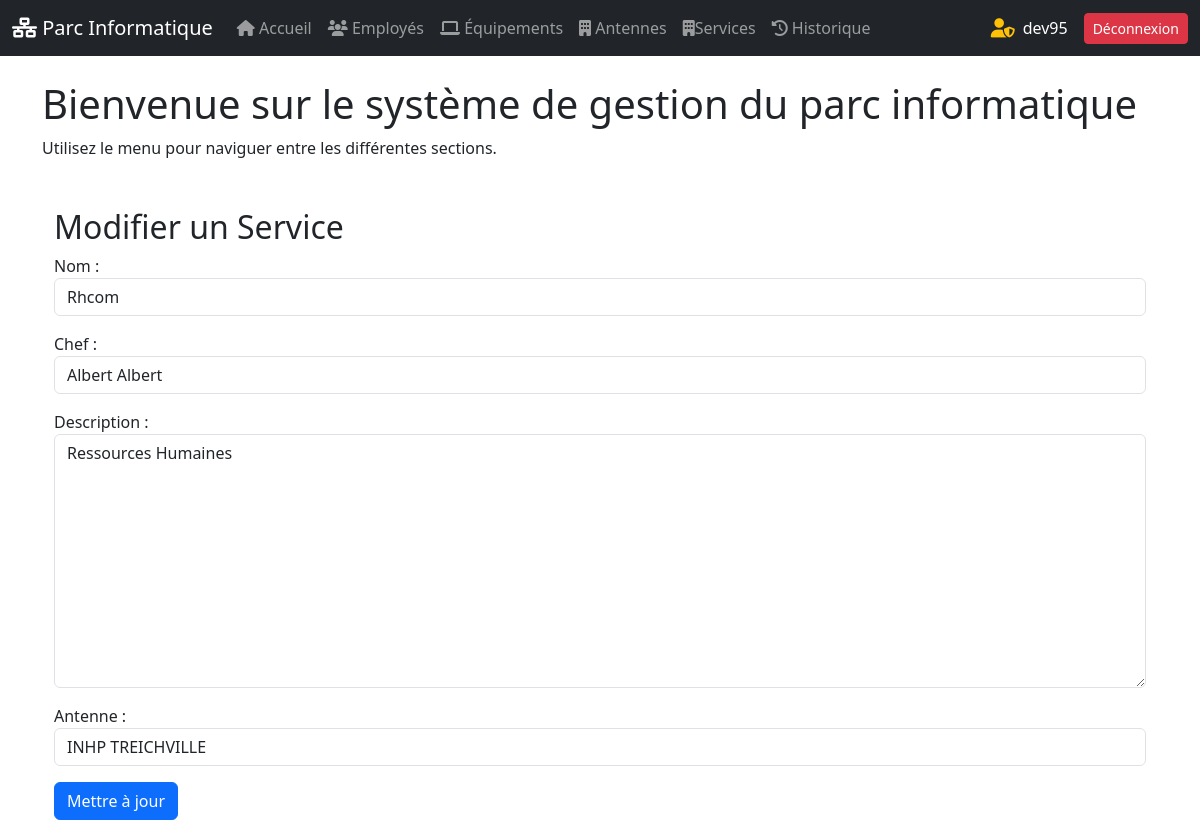
The app's page /services/2/edite (signed in) with its own data.
### gestion_parc/models.py (models this page shows, shortened)
class Service(models.Model):
    nom = models.CharField(max_length=100, unique=True)
    chef = models.CharField(max_length=100, unique=True)
    description = models.TextField()
    antenne = models.ForeignKey(Antenne, on_delete=models.CASCADE)

class Antenne(models.Model):
    nom = models.CharField(max_length=100, unique=True)
    ville = models.CharField(max_length=100)
    chef_antenne = models.CharField(max_length=110, unique=True)
    def __str__(self):
        return self.nom

### gestion_parc/views.py (the view)
# urls.py: path('services/<int:id>/edite', views.modifier_service, name='modifier_service'),
@login_required
def modifier_service(request, id):
    service = get_object_or_404(Service, pk=id)
    if request.method == 'POST':
        form = ServiceForm(request.POST, instance=service)
        if form.is_valid():
            form.save()
            messages.success(request, "Le service à été modifié avec succès")
            return redirect('liste_services')
    else:
        form = ServiceForm(instance=service)
    return render(request, 'gestion_parc/modifier_service.html', {'form': form})

### gestion_parc/forms.py
class ServiceForm(forms.ModelForm):
    class Meta:
        model = Service
        fields = ["nom", "chef", "description", "antenne"]
        widgets = {
            'nom': forms.TextInput(attrs={'class': 'form-control'}),
            'chef': forms.TextInput(attrs={'class': 'form-control'}),
            'description': forms.Textarea(attrs={'class': 'form-control'}),
            'antenne': forms.Select(attrs={'class': 'form-control'}),
        }

### gestion_parc/templates/gestion_parc/modifier_service.html (shortened to what this page needs)
{% extends "base.html" %}
{% block content %}
    <div class="container mt-5">
        <h2>Modifier un Service</h2>
        <form method="POST">
            {{ form.as_p }}
            <button type="submit" class="btn btn-primary">Mettre à jour</button>
        </form>
    </div>
{% endblock  %}

### templates/base.html (shortened to what this page needs)
{% load static %}
<!DOCTYPE html>
<html lang="fr">
<head>
    <link rel="stylesheet" href="{% static "css/dashbord.css" %}">
    <link rel="stylesheet" href="https://cdn.jsdelivr.net/npm/bootstrap@5.3.0/dist/css/bootstrap.min.css">
    <link rel="stylesheet" href="https://cdnjs.cloudflare.com/ajax/libs/font-awesome/6.4.0/css/all.min.css">
    <link rel="stylesheet" href="https://cdn.jsdelivr.net/npm/bootstrap@5.3.0/dist/css/bootstrap.min.css">
</head>
<body>
    <nav class="navbar navbar-expand-lg navbar-dark bg-dark">
        <div class="container-fluid">
            <a class="navbar-brand" href="{% url "home" %}">
                <i class="fas fa-network-wired"></i> Parc Informatique
            </a>
            <div class="collapse navbar-collapse" id="navbarNav">
                <ul class="navbar-nav me-auto">
                    {% if user.is_authenticated %}
                    <li class="nav-item">
                        <a class="nav-link" href="{% url "home" %}"><i class="fas fa-home"></i> Accueil</a>
                    </li>
                    <li class="nav-item">
                        <a class="nav-link" href="{% url "liste_employes" %}"><i class="fas fa-users"></i> Employés</a>
                    </li>
                    <li class="nav-item">
                        <a class="nav-link" href="{% url "liste_equipements" %}"><i class="fas fa-laptop"></i> Équipements</a>
                    </li>
                    <li class="nav-item">
                        <a class="nav-link" href="{% url "liste_antennes" %}"><i class="fas fa-building"></i> Antennes</a>
                    </li>
                    <li class="nav-item">
                        <a class="nav-link" href="{% url "liste_services" %}"><i class="fas fa-building"></i>Services</a>
                    </li>
                    <li class="nav-item">
                        <a class="nav-link" href="{% url "historique_list" %}"><i class="fas fa-history"></i> Historique</a>
                    </li>
                </ul>
                <div class="d-flex align-items-center">
                    {% if user.is_superuser %}
                        <i class="fa-solid fa-user-shield text-warning me-2" title="Administrateur connecté"></i>
                    {% else %}
                        <i class="fa-solid fa-user text-success me-2" title="Utilisateur connecté"></i>
                    {% endif %}
                        <span class="me-3">{{ user.username }}</span>
                        <a href="{% url 'deconnexion' %}" class="btn btn-danger btn-sm">Déconnexion</a>
                </div>
                {% else %}
                    <a href="{% url 'connexion' %}" class="btn btn-primary">Connexion</a>
                {% endif %}
            </div>
        </div>
    </nav>
    <div class="container mt-4">
        <h1>Bienvenue sur le système de gestion du parc informatique</h1>
        <p>Utilisez le menu pour naviguer entre les différentes sections.</p>
        {% block content %}{% endblock  %}
    </div>
</body>
</html>

### templates/base.html (style rules this page uses)
.fa-user-shield { font-size: 1.2rem; color: gold; }
span { color: #fff; }

### records on screen
Service: nom "Rhcom", chef "Albert Albert", description "Ressources Humaines", antenne "INHP TREICHVILLE"

### other values on screen
{{ user.username }} "dev95"
